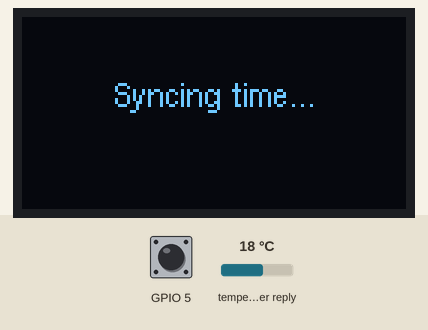
This program was run on a simulated ESP32-C6. Parts: 128×64 one-colour display. The inputs (shaded band) are chosen by the test bench; at power-on: GPIO 5 LOW, temperature in the weather reply 18 °C. WiFi joins after 1.5 s; servers stay silent unless stated; the local clock reads 2024-03-15 10:24:30 at power-on unless the program sets it; random numbers use the default seed unless the program sets one; web services answer with replies made up by the test bench; what the program prints to the serial monitor is not drawn.

Above: at 2.2 s.
At 4.4 s:
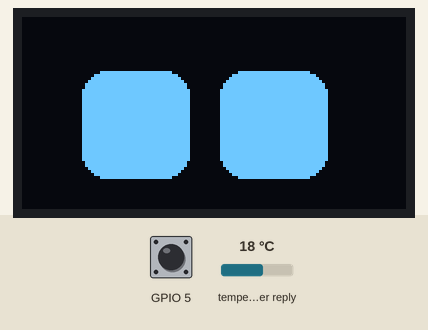
4.5 s: GPIO 5 driven HIGH
At 5.7 s:
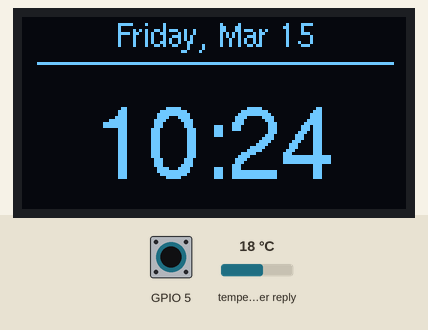
6.1 s: GPIO 5 pulsed LOW 5 times (0.12 s each, 0.3 s apart)
At 6.72 s:
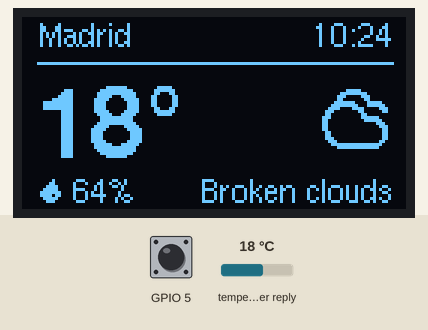
Timing chart, 0 to 9.1 s (numbered marks = the images above; inputs shaded):
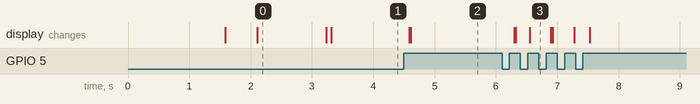

Measured:
- what the display in image 0 shows lasts 1.1 s, from 2.1 s to 3.2 s

The program:

main.cpp
```cpp
#include <Arduino.h>
#include <Wire.h>
#include <WiFi.h>
#include "screens/eyes.h"
#include "screens/clock.h"
#include "screens/weather.h"
#include "screens/wifi.h"
#include "hardware/display.h"
#include "hardware/input.h"

namespace {
    enum ScreenStates {
        kEyes,
        kClock,
        kWeather,
        kWifi,
        kNumScreens
    };
}

// Screen
static int screen = kEyes;
static int last_screen = -1;

void setup() {
    Serial.begin(115200);

    Wire.begin(kScreen.sda_pin, kScreen.scl_pin);
    Wire.setClock(400000);

    // Initialize the display
    u8g2.begin();

    wifi.Connect();
    time_clock.Sync();
    eyes.Begin(50, 10, Mood::kDefault);
    touch.Setup();

    delay(100);
}

void loop() {
    // Reconnect to WiFi if disconnected
    if (WiFi.status() != WL_CONNECTED) WiFi.reconnect();

    if (touch.Pressed()) {
        screen = (screen + 1) % kNumScreens;
    }

    if (screen != last_screen) {
        u8g2.clearBuffer();
        u8g2.sendBuffer();
        last_screen = screen;
        Serial.print("Screen changed to: ");
        Serial.println(screen);

        if (screen == kClock) {
            time_clock.Reset();
        } else if (screen == kWifi) {
            wifi.Reset();
        } else if (screen == kWeather) {
            weather.Reset();
        }

    }

    switch (screen) {
        case kEyes:
            eyes.Update();
            break;
        case kClock:
            time_clock.Update();
            break;
        case kWeather:
            weather.Update();
            break;
        case kWifi:
            wifi.Update();
            break;
        default: ;
    }
}
```

display.cpp
```cpp
#include "display.h"

U8G2_SSD1306_128X64_NONAME_F_HW_I2C u8g2(U8G2_R0, U8X8_PIN_NONE);

void DrawRightAligned(const String& text, const int y, const int right_margin) {
    const int x = u8g2.getDisplayWidth() - right_margin - u8g2.getStrWidth(text.c_str());
    u8g2.drawStr(x, y, text.c_str());
}

void DrawHorizontallyCentered (const String& text, const int y) {
    const int text_width = u8g2.getStrWidth(text.c_str());
    const int x = (u8g2.getDisplayWidth() - text_width) / 2;

    u8g2.drawStr(x, y, text.c_str());
}


void DrawVerticallyCentered(const String& text, const int x) {
    const int ascent = u8g2.getAscent();
    const int descent = u8g2.getDescent();

    const int y = (u8g2.getDisplayHeight() + ascent + descent) / 2;

    u8g2.drawStr(x, y, text.c_str());
}
```

display.h
```cpp
// (licence header left out)
#pragma once

#include <U8g2lib.h>

struct Screen {
    uint8_t width;
    uint8_t height;
    uint8_t sda_pin;
    uint8_t scl_pin;
};

constexpr Screen kScreen = {.width = 128, .height = 64, .sda_pin = 19, .scl_pin = 20};

extern U8G2_SSD1306_128X64_NONAME_F_HW_I2C u8g2;

void DrawRightAligned(const String& text, int y, int right_margin = 5);
void DrawHorizontallyCentered(const String& text, int y);
void DrawVerticallyCentered(const String& text, int x);
```

input.cpp
```cpp
#include "input.h"

Input touch(5, HIGH, false);
// Input up_button(4, LOW, true);
// Input down_button(5, LOW, true);

Input::Input(const uint8_t pin, const int active_level, const bool use_pullup, const unsigned long debounce_ms):
    pin_(pin),
    active_level_(active_level),
    use_pullup_(use_pullup),
    debounce_ms_(debounce_ms),
    last_state_(!active_level),
    stable_state_(!active_level) {}

void Input::Setup() const {
    pinMode(pin_, use_pullup_ ? INPUT_PULLUP : INPUT);
}

bool Input::Pressed() {
    const int reading = digitalRead(pin_);

    // Check if the button state has changed
    if (reading != last_state_) {
        last_change_time_ = millis();
        last_state_ = reading;
    }

    // If the button hasn't been stable for the debounce time, ignore it
    if ((millis() - last_change_time_) <= debounce_ms_) return false;

    // If the button isn't stable, read it
    if (reading != stable_state_) {
        stable_state_ = reading;
        return (reading == active_level_);
    }

    return false;
}
```

input.h
```cpp
// (licence header left out)
#pragma once

#include <Arduino.h>

class Input {
    public:
        Input(uint8_t pin, int active_level, bool use_pullup, unsigned long debounce_ms = 50);

        void Setup() const;
        bool Pressed();

    private:
        uint8_t pin_;
        int active_level_;
        bool use_pullup_;
        unsigned long debounce_ms_;
        int last_state_ = HIGH;
        int stable_state_ = HIGH;
        unsigned long last_change_time_ = 0;

};

extern Input touch;
// extern Input up_button;
// extern Input down_button;
```

clock.cpp
```cpp
#include "clock.h"

#include "ui/strings.h"
#include "screens/wifi.h"
#include "hardware/display.h"

Clock time_clock;

void Clock::Sync() {
    // Display a message while syncing time
    u8g2.clearBuffer();
    u8g2.setFont(u8g2_font_helvR08_tr);
    DrawHorizontallyCentered(txt::kSyncingTime, 30);
    u8g2.sendBuffer();

    // Configure time using NTP
    configTzTime(kTimeZone, wifi.GetNtpServer());

    // Reset hour
    prev_hour_ = -1;
    prev_min_ = -1;

    delay(1000);
}

void Clock::Draw(const String &hour_str, const String &min_str, const String &date) {
    u8g2.clearBuffer();
    u8g2.drawLine(5, 15, 123, 15);

    // Date
    u8g2.setFont(u8g2_font_helvR08_tr);
    DrawHorizontallyCentered(date, 10);

    // Time
    u8g2.setFont(u8g2_font_helvR24_tf);
    const String time_str = hour_str + ":" + min_str;
    DrawHorizontallyCentered(time_str, ((70 + u8g2.getMaxCharHeight())) / 2);

    u8g2.sendBuffer();
}

void Clock::Reset() {
    prev_hour_ = -1;
    prev_min_ = -1;
}

void Clock::Update() {
    // Get the current time
    struct tm time_info{};
    if (!getLocalTime(&time_info)) return;

    // Only redraw when the minute changed
    if (time_info.tm_hour == prev_hour_ && time_info.tm_min == prev_min_) return;
    prev_hour_ = time_info.tm_hour;
    prev_min_ = time_info.tm_min;

    char hour[3], min[3];
    snprintf(hour, sizeof(hour), "%02d", time_info.tm_hour);
    snprintf(min, sizeof(min), "%02d", time_info.tm_min);

    const String date = String(txt::kWeekdayNames[time_info.tm_wday]) + ", "
                            + txt::kMonthNames[time_info.tm_mon]
                            + " " + String(time_info.tm_mday);

    Draw(String(hour), String(min), date);

}
```

clock.h
```cpp
// (licence header left out)
#pragma once

#include <Arduino.h>

class Clock {
    public:
        void Sync();
        void Update();
        void Reset();
    private:
        // Central European Time (CET) with daylight saving time
        static constexpr const char* kTimeZone = "CET-1CEST,M3.5.0,M10.5.0/3";

        static void Draw(const String& hour_str, const String& min_str, const String& date);

        // Tracking
        int prev_hour_ = -1;
        int prev_min_ = -1;
};

extern Clock time_clock;
```

eyes.cpp
```cpp
#include "eyes.h"
#include "hardware/display.h"

Eyes eyes;

void Eyes::Begin(const int fps, const int spacing, const Mood mood) {
    SetFrameRate(fps);
    SetSpacing(spacing);
    SetMood(mood);
    next_blink_ = millis() + 2000;
}

void Eyes::SetFrameRate(const int fps) {
    frame_rate_ms_ = 1000 / fps;
}

void Eyes::SetSpacing(const int spacing) {
    spacing_ = spacing;
    RecalculateBasePositions();
}

void Eyes::SetIdle(const bool active) {
    idle_active_ = active;
}

void Eyes::SetMood(const Mood mood) {
    mood_ = mood;

    switch (mood) {
        case Mood::kDefault:
            left_.target_lower_lid = right_.target_lower_lid = 0;
            left_.target_upper_lid_l = left_.target_upper_lid_r = 0;
            right_.target_upper_lid_l = right_.target_upper_lid_r = 0;
            break;

        case Mood::kHappy:
            left_.target_lower_lid = right_.target_lower_lid = 14;
            left_.target_upper_lid_l = left_.target_upper_lid_r = 0;
            right_.target_upper_lid_l = right_.target_upper_lid_r = 0;
            break;

        case Mood::kTired:
            left_.target_lower_lid = right_.target_lower_lid = 0;
            left_.target_upper_lid_l = left_.target_upper_lid_r = 12;
            right_.target_upper_lid_l = right_.target_upper_lid_r = 12;
            break;

        case Mood::kAngry:
            left_.target_lower_lid = right_.target_lower_lid = 0;
            left_.target_upper_lid_l = 0;
            left_.target_upper_lid_r = left_.base_height - 10;
            right_.target_upper_lid_l = right_.base_height - 10;
            right_.target_upper_lid_r = 0;
            break;
    }
}

void Eyes::RecalculateBasePositions() {
    const int total_width = left_.base_width + spacing_ + right_.base_width;
    const int start_x = (kScreen.width - total_width) / 2;

    left_.x = left_.target_x = start_x + left_.base_width / 2;
    right_.x = right_.target_x = start_x + left_.base_width + spacing_ + right_.base_width / 2;
    left_.y = right_.y = left_.target_y = right_.target_y = kScreen.height / 2;
}

int Eyes::XConstraint() const {
    return kScreen.width - left_.base_width - spacing_ - right_.base_width;
}

int Eyes::YConstraint() const {
    return kScreen.height - max(left_.base_height, right_.base_height);
}

void Eyes::UpdateBlinker() {
    const unsigned long now = millis();

    switch (blink_state_) {
        case BlinkState::kOpen:
            if (now >= next_blink_) blink_state_ = BlinkState::kClosing;
            break;

        case BlinkState::kClosing:
            left_.height -= close_speed_;
            right_.height -= close_speed_;

            if (left_.height <= 2) {
                left_.height = right_.height = 2;
                blink_state_ = BlinkState::kOpening;
            }
            break;

        case BlinkState::kOpening:
            left_.height += open_speed_;
            right_.height += open_speed_;

            if (left_.height >= left_.base_height) {
                left_.height = left_.base_height;
                right_.height = right_.base_height;
                blink_state_ = BlinkState::kOpen;
                next_blink_ = now + random(1000, 3000);
            }
            break;
    }
}

void Eyes::UpdateIdler() {
    const unsigned long now = millis();

    if (!idle_active_ || now < next_move_) return;

    const int dx = random(XConstraint());
    const int dy = random(YConstraint());

    left_.target_x = dx + left_.base_width / 2;
    right_.target_x = dx + left_.base_width + spacing_ + right_.base_width / 2;
    left_.target_y = right_.target_y = dy + left_.base_height / 2;

    next_move_ = now + interval_ms_ + random(idle_variation_ms_);
}

void Eyes::UpdateMoodTransition(Eye &eye) {
    eye.lower_lid += static_cast<int>((eye.target_lower_lid     - eye.lower_lid)     * 0.3);
    eye.upper_lid_l += static_cast<int>((eye.target_upper_lid_l  - eye.upper_lid_l)   * 0.3);
    eye.upper_lid_r += static_cast<int>((eye.target_upper_lid_r  - eye.upper_lid_r)   * 0.3);
}

void Eyes::UpdatePosition(Eye &eye) {
    eye.x += static_cast<int>((eye.target_x - eye.x) * 0.3);
    eye.y += static_cast<int>((eye.target_y - eye.y) * 0.3);
}

void Eyes::DrawEye(const Eye& eye) {
    const int x = eye.x - eye.width / 2;
    const int y = eye.y - eye.height / 2;
    const int r = min(8, eye.height / 2);

    u8g2.drawRBox(x, y, eye.width, eye.height, r);

    if (eye.upper_lid_l > 0 || eye.upper_lid_r > 0) {
        u8g2.setDrawColor(0);
        u8g2.drawTriangle(  static_cast<int16_t>(x),              static_cast<int16_t>(y),
                            static_cast<int16_t>(x + eye.width),  static_cast<int16_t>(y),
                            static_cast<int16_t>(x),              static_cast<int16_t>(y + eye.upper_lid_l));
        u8g2.drawTriangle(  static_cast<int16_t>(x + eye.width),  static_cast<int16_t>(y),
                            static_cast<int16_t>(x),              static_cast<int16_t>(y + eye.upper_lid_l),
                            static_cast<int16_t>(x + eye.width),  static_cast<int16_t>(y + eye.upper_lid_r));
        u8g2.setDrawColor(1);
    }

    if (eye.lower_lid > 0) {
        u8g2.setDrawColor(0);
        u8g2.drawTriangle(  static_cast<int16_t>(x),                  static_cast<int16_t>(y + eye.height),
                            static_cast<int16_t>(x + eye.width),      static_cast<int16_t>(y + eye.height),
                            static_cast<int16_t>(x + eye.width / 2),  static_cast<int16_t>(y + eye.height - eye.lower_lid));
        u8g2.setDrawColor(1);
    }
}

void Eyes::DrawAll() const {
    u8g2.clearBuffer();
    DrawEye(left_);
    DrawEye(right_);
    u8g2.sendBuffer();
}

void Eyes::Update() {
    if (millis() - last_frame_ < frame_rate_ms_) return;
    last_frame_ = millis();

    UpdateBlinker();
    UpdateIdler();
    UpdateMoodTransition(left_);
    UpdateMoodTransition(right_);
    UpdatePosition(left_);
    UpdatePosition(right_);
    DrawAll();
}
```

eyes.h
```cpp
// (licence header left out)
#pragma once

enum class Mood {
    kDefault,
    kHappy,
    kTired,
    kAngry
};

class Eyes {
    public:
        void Begin(int fps, int spacing, Mood mood);
        void Update();

        void SetMood(Mood mood);
        void SetSpacing(int spacing);
        void SetFrameRate(int fps);
        void SetIdle(bool active);

    private:
        enum class BlinkState {
            kOpen,
            kClosing,
            kOpening
        };

        struct Eye {
            int x = 0, y = 0;
            int target_x= 0, target_y = 0;

            int width = 36, height = 36;
            int base_width = 36, base_height = 36;

            int lower_lid = 0, upper_lid_l = 0, upper_lid_r = 0;
            int target_lower_lid = 0, target_upper_lid_l = 0, target_upper_lid_r = 0;
        };

        Eye left_, right_;

        // Blink animation
        BlinkState blink_state_ = BlinkState::kOpen;
        unsigned long next_blink_ = 0;
        int close_speed_ = 3, open_speed_ = 2;

        // Idle animation
        bool idle_active_ = true;
        unsigned long next_move_ = 0;
        int interval_ms_ = 3000, idle_variation_ms_ = 2000;

        // Eye layout and timing
        int spacing_ = 10;
        unsigned long last_frame_ = 0, frame_rate_ms_ = 20;
        Mood mood_ = Mood::kDefault;

        void RecalculateBasePositions();
        int XConstraint() const;
        int YConstraint() const;

        void UpdateBlinker();
        void UpdateIdler();
        static void UpdateMoodTransition(Eye& eye);
        static void UpdatePosition(Eye& eye);

        static void DrawEye(const Eye& eye);
        void DrawAll() const;
};

extern Eyes eyes;
```

weather.h
```cpp
// (licence header left out)
#pragma once

#pragma once

#include <Arduino.h>

#include "ui/strings.h"
#include "secrets.h"

class Weather {
    public:
        void Update();
        void Reset();

    private:
        struct ApiConfig {
            const char* city;
            const char* country_code;
            const char* units;
            const char* api_key;
            const unsigned long call_interval;
        };

        static constexpr ApiConfig kOpenWeatherApi = {
            .city = "Madrid",
            .country_code = "ES",
            .units = "metric",
            .api_key = WEATHER_API_KEY,
            .call_interval = 10UL * 60UL * 1000UL
        };

        void Draw();
        void Fetch();
        bool ParseData(const String& payload);
        const uint8_t* AssignIcon() const;

        // Fetched data
        int condition_id_ = 0;
        String condition_;
        String condition_description_;
        const uint8_t* icon_ = nullptr;
        float temperature_ = 0.0;
        float humidity_ = 0.0;
        float wind_speed_ = 0.0;

        // Fetch state
        unsigned long last_update_ = -kOpenWeatherApi.call_interval;
        String status_ = txt::kGetWeatherInfo;

        // Draw state
        int prev_hour_ = -1;
        int prev_min_ = -1;
        bool changed_ = false;
};

extern Weather weather;
```

wifi.cpp
```cpp
#include "screens/wifi.h"

#include <WiFi.h>

#include "ui/strings.h"
#include "hardware/display.h"

Wifi wifi;

void Wifi::Connect() {
    // Message while connecting to WiFi
    u8g2.clearBuffer();
    u8g2.setFont(u8g2_font_helvR08_tr);
    DrawHorizontallyCentered(txt::kWifiConnecting, 30);
    u8g2.sendBuffer();

    WiFi.begin(kConfig.ssid, kConfig.password);

    // Wait for connection with a timeout of 30 seconds (100 * 300ms)
    uint8_t retry = 0;
    while (WiFi.status() != WL_CONNECTED && retry < 100) {
        delay(300);
        retry++;
    }

    if (WiFi.status() == WL_CONNECTED) {
        u8g2.clearBuffer();
        DrawHorizontallyCentered(txt::kWifiConnected, 30);
        u8g2.sendBuffer();

        prev_ssid_ = WiFi.SSID();
        prev_status_ = (WiFi.status() == WL_CONNECTED) ? "Connected" : "Disconnected";

        delay(500);
    } else {
        u8g2.clearBuffer();
        DrawHorizontallyCentered(txt::kWifiFailed, 30);
        u8g2.sendBuffer();

        delay(1500);
    }

}

void Wifi::Draw(const String &ssid, const String &ip, const String &status, int rssi) {
    u8g2.clearBuffer();

    u8g2.drawLine(5, 15, 123, 15);

    // Screen title
    u8g2.setFont(u8g2_font_helvR08_tr);
    DrawHorizontallyCentered(txt::kWifiSettingsTitle, 10);

    // WiFi settings
    u8g2.drawStr(5, 30, ("SSID: " + ssid).c_str());
    u8g2.drawStr(5, 40, ("Status: " + status).c_str());
    u8g2.drawStr(5, 50, ("IP: " + ip).c_str());
    u8g2.drawStr(5, 60, ("RSSI: " + String(rssi) + " dBm").c_str());

    u8g2.sendBuffer();
}

void Wifi::Reset() {
    prev_ssid_ = "N/A";
    prev_ip_ = "N/A";
    prev_status_ = "N/A";
    prev_rssi_ = -1;
}

void Wifi::Update() {
    // Get WiFi status
    const String ssid = WiFi.SSID();
    const String ip = WiFi.localIP().toString();
    const String status = (WiFi.status() == WL_CONNECTED) ? "Connected" : "Disconnected";
    const int rssi = WiFi.RSSI();

    // Only update the display if the time has changed
    if (ssid != prev_ssid_ || ip != prev_ip_ || status != prev_status_ || rssi != prev_rssi_) {
        Draw(ssid, ip, status, rssi);
        prev_ssid_ = ssid;
        prev_ip_ = ip;
        prev_status_ = status;
        prev_rssi_ = rssi;
    }
}

const char* Wifi::GetNtpServer() const {
    return kConfig.ntpServer;
}
```

secrets.example.h
```cpp
#pragma once

// WiFi credentials
#define WIFI_SSID "your_wifi"
#define WIFI_PASS "your_password"

// Weather API key
#define WEATHER_API_KEY "your_api_key"
```

Source omitted: weather.cpp (4896 bytes), wifi.h (1126 bytes), icons.h (data table, 6508 bytes), strings.h (1493 bytes)
